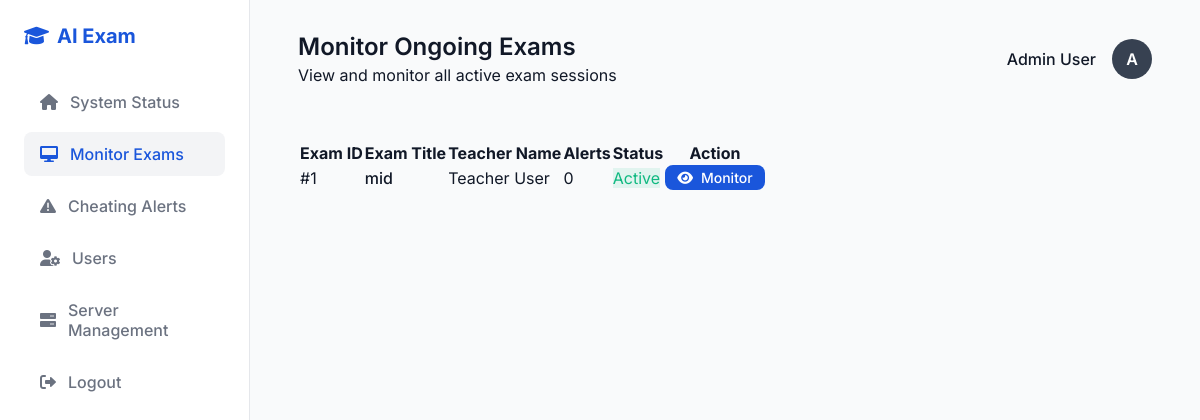
Before: /admin/monitor_exams (signed in) with the older database file.
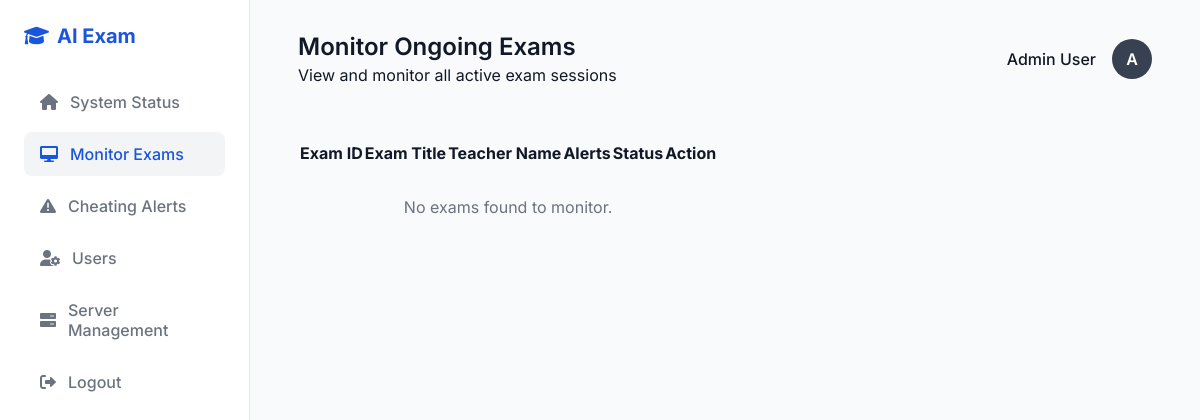
After: the same page with the newer database file.
### tables this page shows
CREATE TABLE exams (
            id INTEGER PRIMARY KEY AUTOINCREMENT,
            exam_name TEXT NOT NULL,
            duration INTEGER NOT NULL,
            created_date DATETIME DEFAULT CURRENT_TIMESTAMP,
            created_by INTEGER NOT NULL,
            FOREIGN KEY (created_by) REFERENCES users (id)
        );

CREATE TABLE users (
            id INTEGER PRIMARY KEY AUTOINCREMENT,
            name TEXT NOT NULL,
            email TEXT UNIQUE NOT NULL,
            password TEXT NOT NULL,
            role TEXT NOT NULL,
            register_number TEXT,
            course TEXT,
            photo TEXT
        );

### app.py (the view)
@app.route('/admin/monitor_exams')
def admin_monitor_exams():
    if session.get('role') != 'admin':
        return redirect(url_for('login'))
    conn = get_db_connection()
    exams = conn.execute('''
        SELECT e.*, u.name as teacher_name,
               (SELECT COUNT(*) FROM cheating_alerts c WHERE c.exam_id = e.id) as alert_count
        FROM exams e
        JOIN users u ON e.created_by = u.id
        ORDER BY e.created_date DESC
    ''').fetchall()
    conn.close()
    return render_template('admin_monitor_exams.html', exams=exams)

### app.py (called while the page is built)
def get_db_connection():
    conn = sqlite3.connect(DATABASE)
    conn.row_factory = sqlite3.Row
    return conn

### templates/admin_monitor_exams.html (shortened to what the changed rows need)
<!DOCTYPE html>
<html lang="en">
<head>
    <link rel="stylesheet" href="{{ url_for('static', filename='style.css') }}">
    <link href="https://cdnjs.cloudflare.com/ajax/libs/font-awesome/6.0.0/css/all.min.css" rel="stylesheet">
</head>
<body>
    <div class="dashboard-layout">
        <main class="main-content">
            <div class="card" style="margin-top: 1.5rem;">
                <div class="table-container">
                    <table class="table">
                        <thead>
                            <tr>
                                <th>Exam ID</th>
                                <th>Exam Title</th>
                                <th>Teacher Name</th>
                                <th>Alerts</th>
                                <th>Status</th>
                                <th>Action</th>
                            </tr>
                        </thead>
                        <tbody>
                            {% for exam in exams %}
                            <tr>
                                <td>#{{ exam.id }}</td>
                                <td><span style="font-weight: 500; color: var(--text-main);">{{ exam.exam_name }}</span></td>
                                <td>{{ exam.teacher_name }}</td>
                                <td>
                                    {% if exam.alert_count > 0 %}
                                    <span style="color: var(--danger); font-weight: bold;"><i class="fas fa-exclamation-circle"></i> {{ exam.alert_count }}</span>
                                    {% else %}
                                    <span class="text-muted">0</span>
                                    {% endif %}
                                </td>
                                <td><span class="status-badge" style="background-color: {{ 'rgba(16, 185, 129, 0.1)' if exam.alert_count == 0 else 'rgba(239, 68, 68, 0.1)' }}; color: {{ 'var(--success)' if exam.alert_count == 0 else 'var(--danger)' }};">Active</span></td>
                                <td>
                                    <a href="{{ url_for('admin_exam_monitor', exam_id=exam.id) }}" class="btn-primary" style="padding: 0.25rem 0.75rem; font-size: 0.875rem; text-decoration: none; display: inline-flex; align-items: center; justify-content: center;"><i class="fas fa-eye" style="margin-right: 0.5rem;"></i> Monitor</a>
                                </td>
                            </tr>
                            {% else %}
                            <tr>
                                <td colspan="6" style="text-align: center; color: var(--text-muted); padding: 2rem;">
                                    No exams found to monitor.
                                </td>
                            </tr>
                            {% endfor %}
                        </tbody>
                    </table>
                </div>
            </div>
        </main>
    </div>
</body>
</html>

Changed rows visible on the page:
removed exams: id "1", exam_name "mid", teacher_name "Teacher User"
Other visible differences:
text now shown: "No exams found to monitor."
